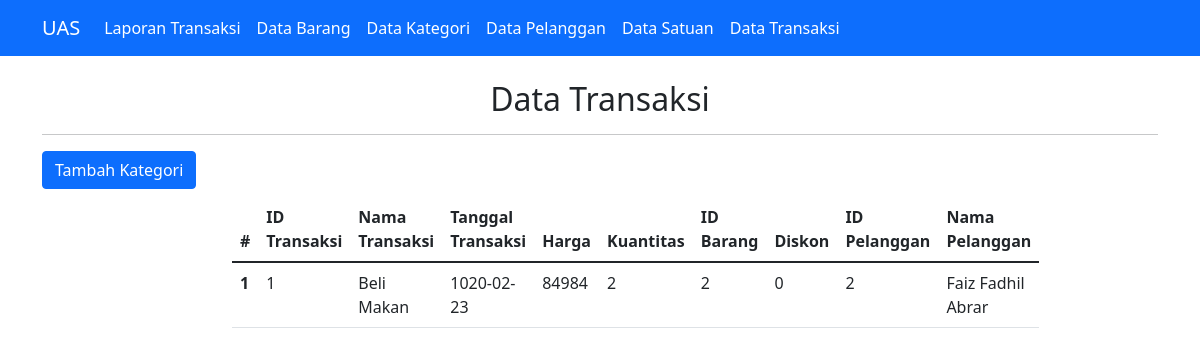
Screenshot of /tampil_transaksi.php with the database file from the repository.
### tables this page shows
CREATE TABLE `transaksi` (
  `id_transaksi` int(11) NOT NULL,
  `nama_transaksi` varchar(100) NOT NULL,
  `tgl_transaksi` date NOT NULL,
  `harga` int(12) NOT NULL,
  `qty` int(11) NOT NULL,
  `id_barang` int(11) NOT NULL,
  `diskon` int(11) NOT NULL,
  `id_pelanggan` int(11) NOT NULL,
  `total_harga` int(11) NOT NULL
);

CREATE TABLE `pelanggan` (
  `id_pelanggan` int(11) NOT NULL,
  `nama_pelanggan` char(20) NOT NULL,
  `no_telp` varchar(14) NOT NULL,
  `status` char(10) NOT NULL
);

### tampil_transaksi.php (the view, shortened to what this page needs)
<!doctype html>
<html lang="en">
<head>
    <link href="https://cdn.jsdelivr.net/npm/bootstrap@5.1.3/dist/css/bootstrap.min.css" rel="stylesheet">
</head>
<body>
<?php include "navbar.php"; ?>
    <div class="container">
        <div class="row mt-4">
            <div class="col">
                <center>
                    <h2>Data Transaksi</h2>
                    <hr>
                </center>
                <a href="input_transaksi.php"><button type="button" class="btn btn-primary">Tambah Kategori</button></a>
            </div>
        </div>
    </div>
    <div class="container">
        <div class="row mt-2">
            <div class="col-md-8 offset-md-2">
                <table class="table">
                    <thead>
                        <tr>
                            <th scope="col">#</th>
                            <th scope="col">ID Transaksi</th>
                            <th scope="col">Nama Transaksi</th>
                            <th scope="col">Tanggal Transaksi</th>
                            <th scope="col">Harga</th>
                            <th scope="col">Kuantitas</th>
                            <th scope="col">ID Barang</th>
                            <th scope="col">Diskon</th>
                            <th scope="col">ID Pelanggan</th>
                            <th scope="col">Nama Pelanggan</th>
                        </tr>
                    </thead>
                    <tbody>
                        <?php
                        include "koneksi.php";
                        $data = mysqli_query($conn, "SELECT transaksi.id_transaksi, transaksi.nama_transaksi, transaksi.tgl_transaksi, transaksi.harga, transaksi.qty, transaksi.id_barang, transaksi.diskon, transaksi.id_pelanggan, pelanggan.nama_pelanggan
                        FROM transaksi
                        INNER JOIN pelanggan ON transaksi.id_pelanggan = pelanggan.id_pelanggan;");
                        $nomor = 1;
                        while ($d = mysqli_fetch_array($data)) { ?>
                            <tr>
                                <th scope="row"><?php echo $nomor++ ?></th>
                                <td><?php echo $d['id_transaksi']; ?></td>
                                <td><?php echo $d['nama_transaksi']; ?></td>
                                <td><?php echo $d['tgl_transaksi']; ?></td>
                                <td><?php echo $d['harga']; ?></td>
                                <td><?php echo $d['qty']; ?></td>
                                <td><?php echo $d['id_barang']; ?></td>
                                <td><?php echo $d['diskon']; ?></td>
                                <td><?php echo $d['id_pelanggan']; ?></td>
                                <td><?php echo $d['nama_pelanggan']; ?></td>
                            </tr>
                        <?php }; ?>
                    </tbody>
                </table>
            </div>
        </div>
    </div>
</body>
</html>

### rows the page displays
transaksi: id_transaksi "1", nama_transaksi "Beli Makan", tgl_transaksi "1020-02-23", harga "84984", qty "2", id_barang "2", diskon "0", id_pelanggan "2", id_pelanggan.nama_pelanggan "Faiz Fadhil Abrar"
